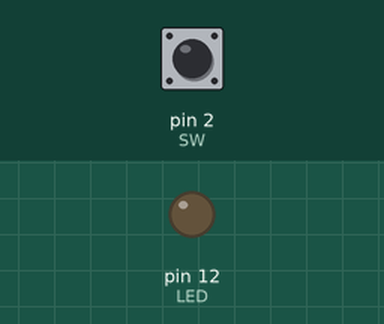
Bench run of a sketch on a simulated Arduino Uno, built with avr-gcc and run on an emulated ATmega328P. On the bench: output pins drawn as LEDs (lit = HIGH). The inputs (shaded band) are chosen by the test bench; at power-on: pin 2 (SW) LOW.

Above: at 1.2 s.
1.3 s: pin 2 (SW) pulled HIGH for 0.15 s
At 1.9 s:
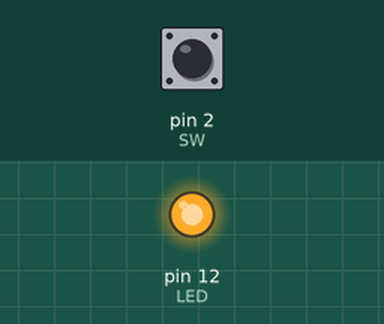
3.8 s: pin 2 (SW) pulled HIGH for 3.2 s
At 9.2 s:
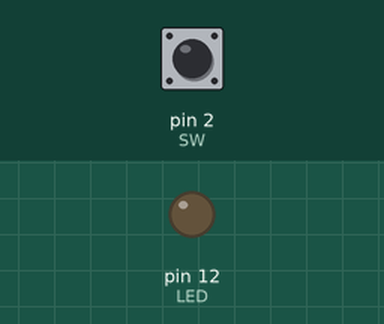
Timing chart, 0 to 10.7 s (numbered marks = the images above; inputs shaded):
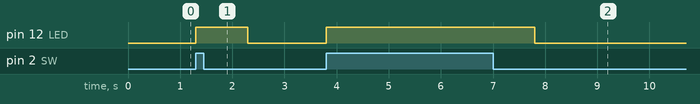

The sketch:

210407_7.ino
```cpp
#define LED 12
#define SW 2

void setup() {
  pinMode(LED, OUTPUT);
  pinMode(SW, INPUT);
}

void loop() {
  int sw_in;
  sw_in = digitalRead(SW);
  if (sw_in == HIGH)
  {
    digitalWrite(LED, HIGH);
    delay(1000);
  }
  else
    digitalWrite(LED, LOW);
}
```

Measured:
- after the input at 1.3 s, pin 12 (LED): LOW → HIGH at once, → LOW 1.0 s later
- after the input at 3.8 s, pin 12 (LED): LOW → HIGH at once, → LOW 4.0 s later
